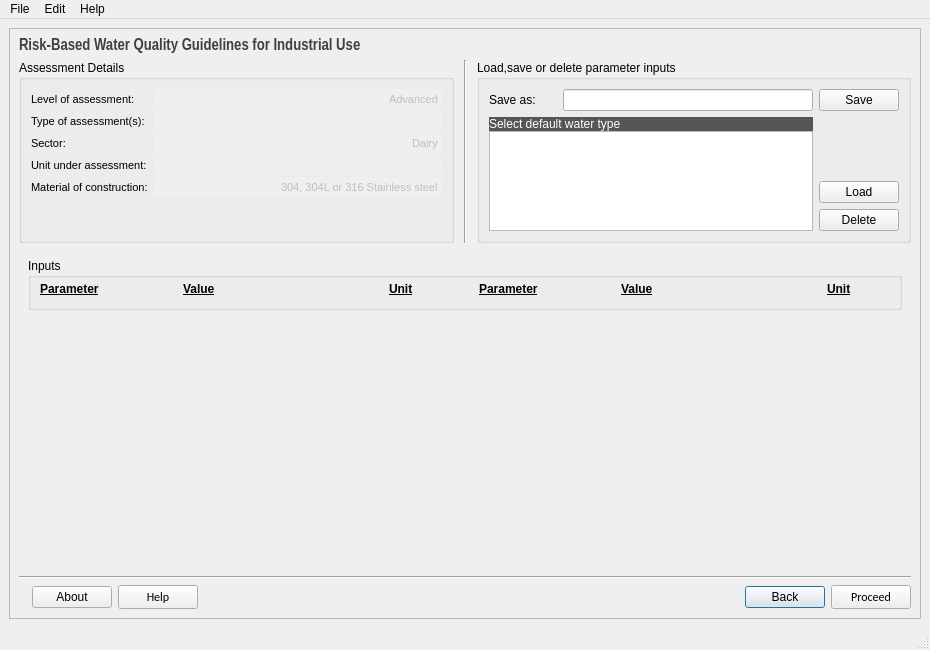
<?xml version="1.0" encoding="UTF-8"?>
<ui version="4.0">
 <class>BasicInputPage</class>
 <widget class="QMainWindow" name="BasicInputPage">
  <property name="geometry">
   <rect>
    <x>0</x>
    <y>0</y>
    <width>930</width>
    <height>650</height>
   </rect>
  </property>
  <property name="sizePolicy">
   <sizepolicy hsizetype="Preferred" vsizetype="Minimum">
    <horstretch>0</horstretch>
    <verstretch>0</verstretch>
   </sizepolicy>
  </property>
  <property name="minimumSize">
   <size>
    <width>930</width>
    <height>0</height>
   </size>
  </property>
  <property name="windowTitle">
   <string>Water Quality Inputs</string>
  </property>
  <property name="animated">
   <bool>true</bool>
  </property>
  <property name="documentMode">
   <bool>false</bool>
  </property>
  <property name="dockNestingEnabled">
   <bool>false</bool>
  </property>
  <property name="unifiedTitleAndToolBarOnMac">
   <bool>false</bool>
  </property>
  <widget class="QWidget" name="centralwidget">
   <layout class="QHBoxLayout" name="horizontalLayout_3">
    <item>
     <widget class="QFrame" name="frame">
      <property name="sizePolicy">
       <sizepolicy hsizetype="Preferred" vsizetype="Minimum">
        <horstretch>0</horstretch>
        <verstretch>0</verstretch>
       </sizepolicy>
      </property>
      <property name="font">
       <font>
        <pointsize>9</pointsize>
       </font>
      </property>
      <property name="frameShape">
       <enum>QFrame::StyledPanel</enum>
      </property>
      <property name="frameShadow">
       <enum>QFrame::Raised</enum>
      </property>
      <layout class="QVBoxLayout" name="verticalLayout_5">
       <property name="sizeConstraint">
        <enum>QLayout::SetDefaultConstraint</enum>
       </property>
       <item>
        <layout class="QVBoxLayout" name="verticalLayout_2" stretch="0,0,3">
         <item>
          <widget class="QLabel" name="labelInputTitle">
           <property name="font">
            <font>
             <family>Arial Narrow</family>
             <pointsize>12</pointsize>
             <weight>75</weight>
             <bold>true</bold>
            </font>
           </property>
           <property name="styleSheet">
            <string notr="true">color:rgb(64,64,64);</string>
           </property>
           <property name="text">
            <string>Risk-Based Water Quality Guidelines for Industrial Use</string>
           </property>
           <property name="scaledContents">
            <bool>false</bool>
           </property>
           <property name="alignment">
            <set>Qt::AlignLeading|Qt::AlignLeft|Qt::AlignTop</set>
           </property>
          </widget>
         </item>
         <item>
          <layout class="QHBoxLayout" name="horizontalLayout" stretch="0,0,0">
           <property name="spacing">
            <number>10</number>
           </property>
           <item>
            <widget class="QGroupBox" name="groupBox_2">
             <property name="minimumSize">
              <size>
               <width>370</width>
               <height>0</height>
              </size>
             </property>
             <property name="maximumSize">
              <size>
               <width>16777215</width>
               <height>350</height>
              </size>
             </property>
             <property name="font">
              <font>
               <pointsize>9</pointsize>
              </font>
             </property>
             <property name="title">
              <string>Assessment Details</string>
             </property>
             <property name="alignment">
              <set>Qt::AlignLeading|Qt::AlignLeft|Qt::AlignTop</set>
             </property>
             <layout class="QHBoxLayout" name="horizontalLayout_6" stretch="6">
              <item>
               <layout class="QFormLayout" name="formLayout_3">
                <property name="horizontalSpacing">
                 <number>6</number>
                </property>
                <property name="verticalSpacing">
                 <number>2</number>
                </property>
                <item row="0" column="0">
                 <widget class="QLabel" name="typeOfAssmentLabel">
                  <property name="font">
                   <font>
                    <pointsize>8</pointsize>
                   </font>
                  </property>
                  <property name="text">
                   <string>Level of assessment:</string>
                  </property>
                 </widget>
                </item>
                <item row="0" column="1">
                 <widget class="QLineEdit" name="inputLevel">
                  <property name="enabled">
                   <bool>false</bool>
                  </property>
                  <property name="sizePolicy">
                   <sizepolicy hsizetype="Expanding" vsizetype="Fixed">
                    <horstretch>0</horstretch>
                    <verstretch>0</verstretch>
                   </sizepolicy>
                  </property>
                  <property name="font">
                   <font>
                    <pointsize>8</pointsize>
                   </font>
                  </property>
                  <property name="cursor">
                   <cursorShape>ArrowCursor</cursorShape>
                  </property>
                  <property name="text">
                   <string>Advanced</string>
                  </property>
                  <property name="frame">
                   <bool>false</bool>
                  </property>
                  <property name="alignment">
                   <set>Qt::AlignRight|Qt::AlignTrailing|Qt::AlignVCenter</set>
                  </property>
                  <property name="readOnly">
                   <bool>true</bool>
                  </property>
                 </widget>
                </item>
                <item row="1" column="0">
                 <widget class="QLabel" name="typeOfAssementsLabel">
                  <property name="font">
                   <font>
                    <pointsize>8</pointsize>
                   </font>
                  </property>
                  <property name="text">
                   <string>Type of assessment(s):</string>
                  </property>
                 </widget>
                </item>
                <item row="1" column="1">
                 <widget class="QLineEdit" name="inputType">
                  <property name="enabled">
                   <bool>false</bool>
                  </property>
                  <property name="font">
                   <font>
                    <pointsize>8</pointsize>
                   </font>
                  </property>
                  <property name="frame">
                   <bool>false</bool>
                  </property>
                  <property name="alignment">
                   <set>Qt::AlignRight|Qt::AlignTrailing|Qt::AlignVCenter</set>
                  </property>
                 </widget>
                </item>
                <item row="2" column="0">
                 <widget class="QLabel" name="sectorLabel">
                  <property name="font">
                   <font>
                    <pointsize>8</pointsize>
                   </font>
                  </property>
                  <property name="text">
                   <string>Sector:</string>
                  </property>
                 </widget>
                </item>
                <item row="2" column="1">
                 <widget class="QLineEdit" name="inputSector">
                  <property name="enabled">
                   <bool>false</bool>
                  </property>
                  <property name="sizePolicy">
                   <sizepolicy hsizetype="Expanding" vsizetype="Fixed">
                    <horstretch>0</horstretch>
                    <verstretch>0</verstretch>
                   </sizepolicy>
                  </property>
                  <property name="font">
                   <font>
                    <pointsize>8</pointsize>
                   </font>
                  </property>
                  <property name="cursor">
                   <cursorShape>ArrowCursor</cursorShape>
                  </property>
                  <property name="text">
                   <string>Dairy</string>
                  </property>
                  <property name="frame">
                   <bool>false</bool>
                  </property>
                  <property name="alignment">
                   <set>Qt::AlignRight|Qt::AlignTrailing|Qt::AlignVCenter</set>
                  </property>
                  <property name="readOnly">
                   <bool>true</bool>
                  </property>
                 </widget>
                </item>
                <item row="3" column="0">
                 <widget class="QLabel" name="unitUnderAssesmentLabel">
                  <property name="font">
                   <font>
                    <pointsize>8</pointsize>
                   </font>
                  </property>
                  <property name="text">
                   <string>Unit under assessment:</string>
                  </property>
                 </widget>
                </item>
                <item row="3" column="1">
                 <widget class="QLineEdit" name="inputUnit">
                  <property name="enabled">
                   <bool>false</bool>
                  </property>
                  <property name="sizePolicy">
                   <sizepolicy hsizetype="Expanding" vsizetype="Fixed">
                    <horstretch>0</horstretch>
                    <verstretch>0</verstretch>
                   </sizepolicy>
                  </property>
                  <property name="font">
                   <font>
                    <pointsize>8</pointsize>
                   </font>
                  </property>
                  <property name="cursor">
                   <cursorShape>ArrowCursor</cursorShape>
                  </property>
                  <property name="text">
                   <string/>
                  </property>
                  <property name="frame">
                   <bool>false</bool>
                  </property>
                  <property name="alignment">
                   <set>Qt::AlignRight|Qt::AlignTrailing|Qt::AlignVCenter</set>
                  </property>
                  <property name="readOnly">
                   <bool>true</bool>
                  </property>
                 </widget>
                </item>
                <item row="4" column="0">
                 <widget class="QLabel" name="materialOfConstructionLabel">
                  <property name="font">
                   <font>
                    <pointsize>8</pointsize>
                   </font>
                  </property>
                  <property name="text">
                   <string>Material of construction:</string>
                  </property>
                 </widget>
                </item>
                <item row="4" column="1">
                 <widget class="QLineEdit" name="inputMaterial">
                  <property name="enabled">
                   <bool>false</bool>
                  </property>
                  <property name="sizePolicy">
                   <sizepolicy hsizetype="Minimum" vsizetype="Fixed">
                    <horstretch>0</horstretch>
                    <verstretch>0</verstretch>
                   </sizepolicy>
                  </property>
                  <property name="minimumSize">
                   <size>
                    <width>200</width>
                    <height>0</height>
                   </size>
                  </property>
                  <property name="font">
                   <font>
                    <pointsize>8</pointsize>
                    <weight>50</weight>
                    <italic>false</italic>
                    <bold>false</bold>
                    <underline>false</underline>
                    <strikeout>false</strikeout>
                    <kerning>true</kerning>
                   </font>
                  </property>
                  <property name="cursor">
                   <cursorShape>ArrowCursor</cursorShape>
                  </property>
                  <property name="focusPolicy">
                   <enum>Qt::TabFocus</enum>
                  </property>
                  <property name="layoutDirection">
                   <enum>Qt::RightToLeft</enum>
                  </property>
                  <property name="styleSheet">
                   <string notr="true"/>
                  </property>
                  <property name="inputMask">
                   <string/>
                  </property>
                  <property name="text">
                   <string>304, 304L or 316 Stainless steel</string>
                  </property>
                  <property name="frame">
                   <bool>false</bool>
                  </property>
                  <property name="echoMode">
                   <enum>QLineEdit::Normal</enum>
                  </property>
                  <property name="alignment">
                   <set>Qt::AlignRight|Qt::AlignTrailing|Qt::AlignVCenter</set>
                  </property>
                  <property name="dragEnabled">
                   <bool>false</bool>
                  </property>
                  <property name="readOnly">
                   <bool>true</bool>
                  </property>
                 </widget>
                </item>
               </layout>
              </item>
             </layout>
            </widget>
           </item>
           <item>
            <widget class="Line" name="line">
             <property name="font">
              <font>
               <pointsize>9</pointsize>
              </font>
             </property>
             <property name="orientation">
              <enum>Qt::Vertical</enum>
             </property>
            </widget>
           </item>
           <item>
            <widget class="QGroupBox" name="groupBox">
             <property name="minimumSize">
              <size>
               <width>370</width>
               <height>0</height>
              </size>
             </property>
             <property name="maximumSize">
              <size>
               <width>16777215</width>
               <height>350</height>
              </size>
             </property>
             <property name="font">
              <font>
               <pointsize>9</pointsize>
              </font>
             </property>
             <property name="title">
              <string>Load,save or delete parameter inputs </string>
             </property>
             <property name="alignment">
              <set>Qt::AlignLeading|Qt::AlignLeft|Qt::AlignTop</set>
             </property>
             <layout class="QVBoxLayout" name="verticalLayout_3">
              <item>
               <layout class="QHBoxLayout" name="horizontalLayout_5">
                <property name="spacing">
                 <number>6</number>
                </property>
                <item>
                 <layout class="QFormLayout" name="formLayout_2">
                  <property name="fieldGrowthPolicy">
                   <enum>QFormLayout::ExpandingFieldsGrow</enum>
                  </property>
                  <property name="formAlignment">
                   <set>Qt::AlignLeading|Qt::AlignLeft|Qt::AlignVCenter</set>
                  </property>
                  <property name="horizontalSpacing">
                   <number>27</number>
                  </property>
                  <item row="0" column="0">
                   <widget class="QLabel" name="configurationNameLabel">
                    <property name="font">
                     <font>
                      <pointsize>9</pointsize>
                     </font>
                    </property>
                    <property name="text">
                     <string>Save as:</string>
                    </property>
                   </widget>
                  </item>
                  <item row="0" column="1">
                   <widget class="QLineEdit" name="defaultsSaveInput">
                    <property name="font">
                     <font>
                      <pointsize>9</pointsize>
                     </font>
                    </property>
                   </widget>
                  </item>
                 </layout>
                </item>
                <item>
                 <widget class="QPushButton" name="buttonSaveDefaults">
                  <property name="font">
                   <font>
                    <pointsize>9</pointsize>
                   </font>
                  </property>
                  <property name="cursor">
                   <cursorShape>PointingHandCursor</cursorShape>
                  </property>
                  <property name="text">
                   <string>Save</string>
                  </property>
                 </widget>
                </item>
               </layout>
              </item>
              <item>
               <layout class="QHBoxLayout" name="horizontalLayout_4" stretch="1,0">
                <item>
                 <layout class="QVBoxLayout" name="verticalLayout_7" stretch="2,10">
                  <property name="spacing">
                   <number>0</number>
                  </property>
                  <item>
                   <widget class="QLabel" name="label">
                    <property name="font">
                     <font>
                      <pointsize>9</pointsize>
                     </font>
                    </property>
                    <property name="styleSheet">
                     <string notr="true">background-color:rgb(86, 86, 86);color:white;
</string>
                    </property>
                    <property name="text">
                     <string>Select default water type</string>
                    </property>
                   </widget>
                  </item>
                  <item>
                   <widget class="QListWidget" name="listDefaults">
                    <property name="minimumSize">
                     <size>
                      <width>0</width>
                      <height>100</height>
                     </size>
                    </property>
                    <property name="font">
                     <font>
                      <pointsize>8</pointsize>
                     </font>
                    </property>
                    <property name="cursor" stdset="0">
                     <cursorShape>PointingHandCursor</cursorShape>
                    </property>
                    <property name="sizeAdjustPolicy">
                     <enum>QAbstractScrollArea::AdjustToContents</enum>
                    </property>
                   </widget>
                  </item>
                 </layout>
                </item>
                <item>
                 <layout class="QVBoxLayout" name="verticalLayout_6">
                  <item>
                   <spacer name="verticalSpacer_2">
                    <property name="font">
                     <font>
                      <pointsize>9</pointsize>
                     </font>
                    </property>
                    <property name="orientation">
                     <enum>Qt::Vertical</enum>
                    </property>
                    <property name="sizeHint" stdset="0">
                     <size>
                      <width>20</width>
                      <height>40</height>
                     </size>
                    </property>
                   </spacer>
                  </item>
                  <item>
                   <widget class="QPushButton" name="buttonLoadDefaults">
                    <property name="font">
                     <font>
                      <pointsize>9</pointsize>
                     </font>
                    </property>
                    <property name="cursor">
                     <cursorShape>PointingHandCursor</cursorShape>
                    </property>
                    <property name="text">
                     <string>Load</string>
                    </property>
                   </widget>
                  </item>
                  <item>
                   <widget class="QPushButton" name="buttonDeleteDefaults">
                    <property name="font">
                     <font>
                      <pointsize>9</pointsize>
                     </font>
                    </property>
                    <property name="cursor">
                     <cursorShape>PointingHandCursor</cursorShape>
                    </property>
                    <property name="text">
                     <string>Delete</string>
                    </property>
                   </widget>
                  </item>
                 </layout>
                </item>
               </layout>
              </item>
             </layout>
            </widget>
           </item>
          </layout>
         </item>
         <item>
          <widget class="QFrame" name="vertLayoutInputs">
           <layout class="QVBoxLayout" name="verticalLayout">
            <item>
             <widget class="QGroupBox" name="groupBox_3">
              <property name="sizePolicy">
               <sizepolicy hsizetype="Preferred" vsizetype="Preferred">
                <horstretch>0</horstretch>
                <verstretch>0</verstretch>
               </sizepolicy>
              </property>
              <property name="font">
               <font>
                <pointsize>9</pointsize>
               </font>
              </property>
              <property name="title">
               <string>Inputs</string>
              </property>
              <layout class="QHBoxLayout" name="horizontalLayout_8" stretch="1,0,1">
               <property name="spacing">
                <number>3</number>
               </property>
               <property name="topMargin">
                <number>4</number>
               </property>
               <property name="rightMargin">
                <number>9</number>
               </property>
               <property name="bottomMargin">
                <number>5</number>
               </property>
               <item>
                <layout class="QGridLayout" name="gridInputsLeft" rowstretch="0" columnstretch="2,3,1">
                 <property name="horizontalSpacing">
                  <number>18</number>
                 </property>
                 <property name="verticalSpacing">
                  <number>4</number>
                 </property>
                 <item row="0" column="0">
                  <widget class="QLabel" name="label_3">
                   <property name="minimumSize">
                    <size>
                     <width>2</width>
                     <height>20</height>
                    </size>
                   </property>
                   <property name="maximumSize">
                    <size>
                     <width>16777215</width>
                     <height>20</height>
                    </size>
                   </property>
                   <property name="font">
                    <font>
                     <pointsize>9</pointsize>
                     <weight>75</weight>
                     <bold>true</bold>
                     <underline>true</underline>
                    </font>
                   </property>
                   <property name="text">
                    <string>Parameter</string>
                   </property>
                   <property name="alignment">
                    <set>Qt::AlignLeading|Qt::AlignLeft|Qt::AlignTop</set>
                   </property>
                  </widget>
                 </item>
                 <item row="0" column="2">
                  <widget class="QLabel" name="label_5">
                   <property name="maximumSize">
                    <size>
                     <width>16777215</width>
                     <height>20</height>
                    </size>
                   </property>
                   <property name="font">
                    <font>
                     <pointsize>9</pointsize>
                     <weight>75</weight>
                     <bold>true</bold>
                     <underline>true</underline>
                    </font>
                   </property>
                   <property name="text">
                    <string>Unit</string>
                   </property>
                   <property name="alignment">
                    <set>Qt::AlignLeading|Qt::AlignLeft|Qt::AlignTop</set>
                   </property>
                  </widget>
                 </item>
                 <item row="0" column="1">
                  <widget class="QLabel" name="label_4">
                   <property name="minimumSize">
                    <size>
                     <width>0</width>
                     <height>20</height>
                    </size>
                   </property>
                   <property name="font">
                    <font>
                     <pointsize>9</pointsize>
                     <weight>75</weight>
                     <bold>true</bold>
                     <underline>true</underline>
                    </font>
                   </property>
                   <property name="text">
                    <string>Value</string>
                   </property>
                   <property name="alignment">
                    <set>Qt::AlignLeading|Qt::AlignLeft|Qt::AlignTop</set>
                   </property>
                  </widget>
                 </item>
                </layout>
               </item>
               <item>
                <spacer name="horizontalSpacer_2">
                 <property name="font">
                  <font>
                   <pointsize>9</pointsize>
                  </font>
                 </property>
                 <property name="orientation">
                  <enum>Qt::Horizontal</enum>
                 </property>
                 <property name="sizeType">
                  <enum>QSizePolicy::MinimumExpanding</enum>
                 </property>
                 <property name="sizeHint" stdset="0">
                  <size>
                   <width>25</width>
                   <height>20</height>
                  </size>
                 </property>
                </spacer>
               </item>
               <item>
                <layout class="QGridLayout" name="gridInputsRight" rowstretch="0" columnstretch="2,3,1">
                 <property name="horizontalSpacing">
                  <number>16</number>
                 </property>
                 <property name="verticalSpacing">
                  <number>4</number>
                 </property>
                 <item row="0" column="1">
                  <widget class="QLabel" name="label_7">
                   <property name="minimumSize">
                    <size>
                     <width>0</width>
                     <height>20</height>
                    </size>
                   </property>
                   <property name="font">
                    <font>
                     <pointsize>9</pointsize>
                     <weight>75</weight>
                     <bold>true</bold>
                     <underline>true</underline>
                    </font>
                   </property>
                   <property name="text">
                    <string>Value</string>
                   </property>
                   <property name="alignment">
                    <set>Qt::AlignLeading|Qt::AlignLeft|Qt::AlignTop</set>
                   </property>
                  </widget>
                 </item>
                 <item row="0" column="0">
                  <widget class="QLabel" name="label_6">
                   <property name="minimumSize">
                    <size>
                     <width>0</width>
                     <height>20</height>
                    </size>
                   </property>
                   <property name="maximumSize">
                    <size>
                     <width>16777215</width>
                     <height>20</height>
                    </size>
                   </property>
                   <property name="font">
                    <font>
                     <pointsize>9</pointsize>
                     <weight>75</weight>
                     <bold>true</bold>
                     <underline>true</underline>
                    </font>
                   </property>
                   <property name="text">
                    <string>Parameter</string>
                   </property>
                   <property name="alignment">
                    <set>Qt::AlignLeading|Qt::AlignLeft|Qt::AlignTop</set>
                   </property>
                  </widget>
                 </item>
                 <item row="0" column="2">
                  <widget class="QLabel" name="label_8">
                   <property name="minimumSize">
                    <size>
                     <width>0</width>
                     <height>20</height>
                    </size>
                   </property>
                   <property name="font">
                    <font>
                     <pointsize>9</pointsize>
                     <weight>75</weight>
                     <bold>true</bold>
                     <underline>true</underline>
                    </font>
                   </property>
                   <property name="text">
                    <string>Unit</string>
                   </property>
                   <property name="alignment">
                    <set>Qt::AlignLeading|Qt::AlignLeft|Qt::AlignTop</set>
                   </property>
                  </widget>
                 </item>
                </layout>
               </item>
              </layout>
             </widget>
            </item>
            <item>
             <spacer name="verticalSpacer">
              <property name="orientation">
               <enum>Qt::Vertical</enum>
              </property>
              <property name="sizeType">
               <enum>QSizePolicy::MinimumExpanding</enum>
              </property>
              <property name="sizeHint" stdset="0">
               <size>
                <width>20</width>
                <height>20</height>
               </size>
              </property>
             </spacer>
            </item>
           </layout>
          </widget>
         </item>
        </layout>
       </item>
       <item>
        <widget class="Line" name="line_2">
         <property name="font">
          <font>
           <pointsize>9</pointsize>
          </font>
         </property>
         <property name="orientation">
          <enum>Qt::Horizontal</enum>
         </property>
        </widget>
       </item>
       <item>
        <layout class="QHBoxLayout" name="horizontalLayout_2">
         <item>
          <widget class="QLabel" name="label_2">
           <property name="font">
            <font>
             <pointsize>9</pointsize>
            </font>
           </property>
           <property name="text">
            <string/>
           </property>
          </widget>
         </item>
         <item>
          <widget class="QPushButton" name="buttonAbout">
           <property name="font">
            <font>
             <pointsize>9</pointsize>
            </font>
           </property>
           <property name="text">
            <string>About</string>
           </property>
           <property name="shortcut">
            <string>A</string>
           </property>
          </widget>
         </item>
         <item>
          <widget class="QPushButton" name="buttonHelp">
           <property name="font">
            <font>
             <family>Calibri</family>
             <pointsize>9</pointsize>
            </font>
           </property>
           <property name="cursor">
            <cursorShape>PointingHandCursor</cursorShape>
           </property>
           <property name="focusPolicy">
            <enum>Qt::StrongFocus</enum>
           </property>
           <property name="styleSheet">
            <string notr="true"/>
           </property>
           <property name="text">
            <string>Help</string>
           </property>
           <property name="default">
            <bool>false</bool>
           </property>
          </widget>
         </item>
         <item>
          <spacer name="horizontalSpacer">
           <property name="font">
            <font>
             <pointsize>9</pointsize>
            </font>
           </property>
           <property name="orientation">
            <enum>Qt::Horizontal</enum>
           </property>
           <property name="sizeHint" stdset="0">
            <size>
             <width>40</width>
             <height>20</height>
            </size>
           </property>
          </spacer>
         </item>
         <item>
          <widget class="QPushButton" name="buttonBack">
           <property name="font">
            <font>
             <pointsize>9</pointsize>
            </font>
           </property>
           <property name="cursor">
            <cursorShape>PointingHandCursor</cursorShape>
           </property>
           <property name="styleSheet">
            <string notr="true"/>
           </property>
           <property name="text">
            <string>Back</string>
           </property>
           <property name="default">
            <bool>true</bool>
           </property>
           <property name="flat">
            <bool>false</bool>
           </property>
          </widget>
         </item>
         <item>
          <widget class="QPushButton" name="buttonNext">
           <property name="font">
            <font>
             <family>Calibri</family>
             <pointsize>9</pointsize>
            </font>
           </property>
           <property name="cursor">
            <cursorShape>PointingHandCursor</cursorShape>
           </property>
           <property name="focusPolicy">
            <enum>Qt::StrongFocus</enum>
           </property>
           <property name="styleSheet">
            <string notr="true"/>
           </property>
           <property name="text">
            <string>Proceed</string>
           </property>
           <property name="default">
            <bool>false</bool>
           </property>
          </widget>
         </item>
        </layout>
       </item>
      </layout>
     </widget>
    </item>
   </layout>
  </widget>
  <widget class="QMenuBar" name="menubar">
   <property name="geometry">
    <rect>
     <x>0</x>
     <y>0</y>
     <width>930</width>
     <height>26</height>
    </rect>
   </property>
   <widget class="QMenu" name="menuFile">
    <property name="title">
     <string>File</string>
    </property>
    <addaction name="actionHome"/>
    <addaction name="separator"/>
    <addaction name="actionClose"/>
   </widget>
   <widget class="QMenu" name="menuEdit">
    <property name="title">
     <string>Edit</string>
    </property>
    <addaction name="actionClear_All"/>
   </widget>
   <widget class="QMenu" name="menuHelp">
    <property name="title">
     <string>Help</string>
    </property>
    <addaction name="actionBackground_info"/>
    <addaction name="actionAbout"/>
   </widget>
   <addaction name="menuFile"/>
   <addaction name="menuEdit"/>
   <addaction name="menuHelp"/>
  </widget>
  <widget class="QStatusBar" name="statusBar"/>
  <action name="actionHome">
   <property name="icon">
    <iconset>
     <normalon>../../../Downloads/home.png</normalon>
    </iconset>
   </property>
   <property name="text">
    <string>Home</string>
   </property>
   <property name="shortcut">
    <string>Ctrl+H</string>
   </property>
  </action>
  <action name="actionClose">
   <property name="icon">
    <iconset>
     <normalon>../../../Downloads/close.png</normalon>
    </iconset>
   </property>
   <property name="text">
    <string>Close</string>
   </property>
   <property name="shortcut">
    <string>Ctrl+W</string>
   </property>
  </action>
  <action name="actionClear_All">
   <property name="icon">
    <iconset>
     <normalon>../../../Downloads/clear.png</normalon>
    </iconset>
   </property>
   <property name="text">
    <string>Clear All</string>
   </property>
  </action>
  <action name="actionBackground_info">
   <property name="text">
    <string>Background info</string>
   </property>
  </action>
  <action name="actionAbout">
   <property name="text">
    <string>About</string>
   </property>
  </action>
 </widget>
 <resources/>
 <connections>
  <connection>
   <sender>actionClose</sender>
   <signal>triggered()</signal>
   <receiver>BasicInputPage</receiver>
   <slot>close()</slot>
   <hints>
    <hint type="sourcelabel">
     <x>-1</x>
     <y>-1</y>
    </hint>
    <hint type="destinationlabel">
     <x>383</x>
     <y>332</y>
    </hint>
   </hints>
  </connection>
  <connection>
   <sender>actionHome</sender>
   <signal>triggered()</signal>
   <receiver>BasicInputPage</receiver>
   <slot>show()</slot>
   <hints>
    <hint type="sourcelabel">
     <x>-1</x>
     <y>-1</y>
    </hint>
    <hint type="destinationlabel">
     <x>383</x>
     <y>332</y>
    </hint>
   </hints>
  </connection>
  <connection>
   <sender>actionAbout</sender>
   <signal>triggered()</signal>
   <receiver>buttonAbout</receiver>
   <slot>click()</slot>
   <hints>
    <hint type="sourcelabel">
     <x>-1</x>
     <y>-1</y>
    </hint>
    <hint type="destinationlabel">
     <x>122</x>
     <y>441</y>
    </hint>
   </hints>
  </connection>
 </connections>
</ui>
